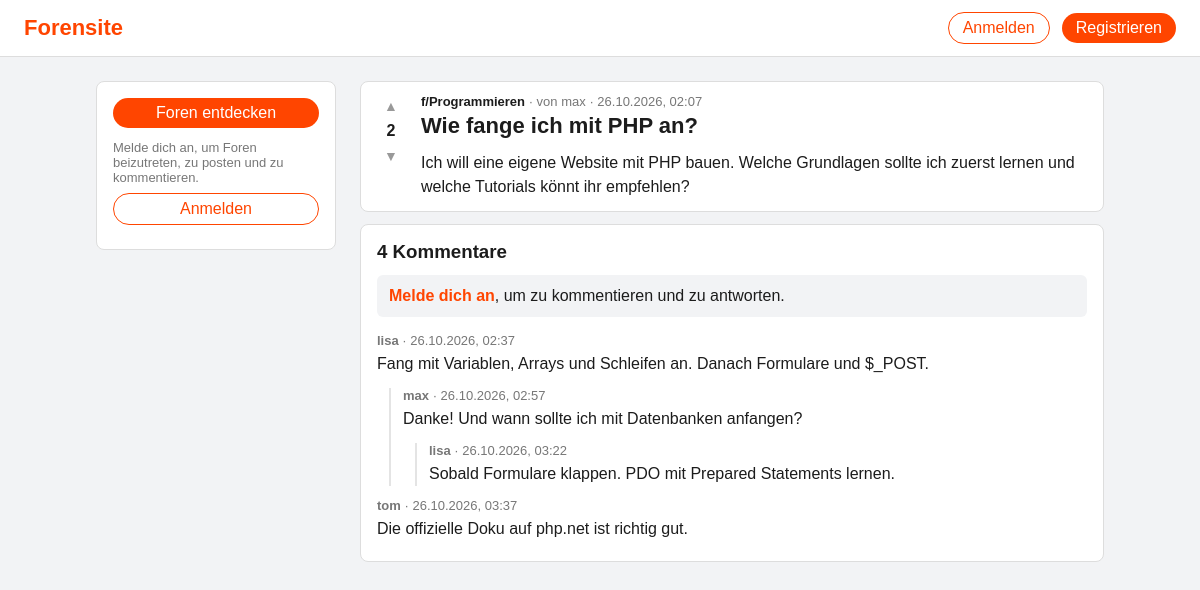
The page /post.php?id=1 on the database its author committed.
### tables this page shows
CREATE TABLE posts (
    id         INT UNSIGNED NOT NULL AUTO_INCREMENT,
    forum_id   INT UNSIGNED NOT NULL,
    user_id    INT UNSIGNED NOT NULL,
    title      VARCHAR(200) NOT NULL,
    body       TEXT         NOT NULL,
    image_path VARCHAR(255) NULL,    
    created_at DATETIME     NOT NULL DEFAULT CURRENT_TIMESTAMP,
    updated_at DATETIME     NULL ON UPDATE CURRENT_TIMESTAMP,
    PRIMARY KEY (id),
    KEY user_id (user_id),
    KEY idx_posts_forum_created (forum_id, created_at),
    FOREIGN KEY (forum_id) REFERENCES forums (id) ON DELETE CASCADE,
    FOREIGN KEY (user_id)  REFERENCES users (id)  ON DELETE CASCADE
);

CREATE TABLE forums (
    id          INT UNSIGNED NOT NULL AUTO_INCREMENT,
    name        VARCHAR(50)  NOT NULL,
    description TEXT         NULL,
    created_by  INT UNSIGNED NULL,    
    created_at  DATETIME     NOT NULL DEFAULT CURRENT_TIMESTAMP,
    PRIMARY KEY (id),
    UNIQUE KEY name (name),           
    KEY created_by (created_by),
    FOREIGN KEY (created_by) REFERENCES users (id) ON DELETE SET NULL
);

CREATE TABLE users (
    id            INT UNSIGNED NOT NULL AUTO_INCREMENT,
    username      VARCHAR(30)  NOT NULL,
    email         VARCHAR(255) NOT NULL,
    password_hash VARCHAR(255) NOT NULL,
    created_at    DATETIME     NOT NULL DEFAULT CURRENT_TIMESTAMP,
    PRIMARY KEY (id),
    UNIQUE KEY username (username),
    UNIQUE KEY email (email)
);

CREATE TABLE comments (
    id         INT UNSIGNED NOT NULL AUTO_INCREMENT,
    post_id    INT UNSIGNED NOT NULL,
    user_id    INT UNSIGNED NOT NULL,
    parent_id  INT UNSIGNED NULL,    
    body       TEXT         NOT NULL,
    created_at DATETIME     NOT NULL DEFAULT CURRENT_TIMESTAMP,
    PRIMARY KEY (id),
    KEY post_id (post_id),
    KEY user_id (user_id),
    KEY parent_id (parent_id),
    FOREIGN KEY (post_id)   REFERENCES posts (id)    ON DELETE CASCADE,
    FOREIGN KEY (user_id)   REFERENCES users (id)    ON DELETE CASCADE,
    FOREIGN KEY (parent_id) REFERENCES comments (id) ON DELETE CASCADE
);

### includes/init.php (called while the page is built, shortened)
<?php
$user = null;
function getPosts(PDO $pdo, string $where, array $params, ?int $userId): array
{
    $stmt = $pdo->prepare("
        SELECT p.id, p.title, p.body, p.image_path, p.created_at,
               f.name AS forum, u.username AS author, p.user_id AS author_id,
               COALESCE((SELECT SUM(v.value) FROM votes v WHERE v.post_id = p.id), 0) AS score,
               (SELECT v.value FROM votes v WHERE v.post_id = p.id AND v.user_id = ?) AS my_vote,
               (SELECT COUNT(*) FROM comments c WHERE c.post_id = p.id) AS comments
        FROM posts p
        JOIN forums f ON f.id = p.forum_id
        JOIN users u ON u.id = p.user_id
        WHERE $where
        ORDER BY score DESC, p.created_at DESC
    ");
    $stmt->execute(array_merge([$userId], $params));
    return $stmt->fetchAll();
}
function formatDate(string $datetime): string
{
    return date('d.m.Y, H:i', strtotime($datetime));
}

### post.php (the view, shortened to what this page needs)
<?php
require __DIR__ . '/includes/init.php';
$postId = (int) ($_GET['id'] ?? 0);
$posts  = getPosts($pdo, 'p.id = ?', [$postId], $user['id'] ?? null);
$post   = $posts[0] ?? null;
    ?>
    <?php
$error     = null;
$errorFor  = null;
$oldBody   = '';
$stmt = $pdo->prepare('
    SELECT c.id, c.parent_id, c.body, c.created_at, u.username AS author
    FROM comments c
    JOIN users u ON u.id = c.user_id
    WHERE c.post_id = ?
    ORDER BY c.created_at
');
$stmt->execute([$post['id']]);
$children = [];
foreach ($stmt->fetchAll() as $comment) {
    $children[$comment['parent_id'] ?? ''][] = $comment;
}
    ?>
    <?php
function renderComments(array $children, string $parentKey, int $postId, string $csrf, ?string $error, $errorFor, string $oldBody, bool $loggedIn): void
{
    foreach ($children[$parentKey] ?? [] as $comment) {
        ?>
        <div class="comment" id="comment-<?= $comment['id'] ?>">
            <p class="meta">
                <a href="profile.php?name=<?= urlencode($comment['author']) ?>" class="user-link"><strong><?= htmlspecialchars($comment['author']) ?></strong></a> · <?= formatDate($comment['created_at']) ?>
            </p>
            <p class="comment-body"><?= nl2br(htmlspecialchars($comment['body'])) ?></p>
            <?php if (!empty($children[$comment['id']])): ?>
                <div class="replies">
                    <?php renderComments($children, (string) $comment['id'], $postId, $csrf, $error, $errorFor, $oldBody, $loggedIn); ?>
                </div>
            <?php endif; ?>
        </div>
        <?php
    }
}
require __DIR__ . '/includes/header.php';
?>
    <div class="layout">
        <?php require __DIR__ . '/includes/sidebar.php'; ?>
        <main class="feed">
            <article class="post post-full" id="post-<?= $post['id'] ?>">
                <?php $voteNext = 'post.php?id=' . $post['id']; require __DIR__ . '/includes/vote_box.php'; ?>
                <div class="post-content">
                    <p class="meta">
                        <a href="forum.php?name=<?= urlencode($post['forum']) ?>" class="forum-link">f/<?= htmlspecialchars($post['forum']) ?></a>
                        · von <a href="profile.php?name=<?= urlencode($post['author']) ?>" class="user-link"><?= htmlspecialchars($post['author']) ?></a> · <?= formatDate($post['created_at']) ?>
                    </p>
                    <h1><?= htmlspecialchars($post['title']) ?></h1>
                    <div class="post-body"><?= nl2br(htmlspecialchars($post['body'])) ?></div>
                </div>
            </article>
            <section class="comments" id="comments">
                <h3><?= $post['comments'] ?> Kommentare</h3>
                <?php if ($user): ?>
                    <?php commentForm($post['id'], null, $_SESSION['csrf'], $errorFor === 'post' ? $error : null, $errorFor === 'post' ? $oldBody : ''); ?>
                <?php else: ?>
                    <p class="login-hint">
                        <a href="login.php?next=<?= urlencode('post.php?id=' . $post['id']) ?>">Melde dich an</a>, um zu kommentieren und zu antworten.
                    </p>
                <?php endif; ?>
                <?php if (empty($children[''])): ?>
                    <p class="meta">Noch keine Kommentare. Schreib den ersten!</p>
                <?php else: ?>
                    <?php renderComments($children, '', $post['id'], $_SESSION['csrf'], $error, $errorFor, $oldBody, $user !== null); ?>
                <?php endif; ?>
            </section>
        </main>
    </div>
</body>
</html>

### assets/css/style.css (style rules this page uses)
* { box-sizing: border-box; }
body { margin: 0; font-family: Arial, Helvetica, sans-serif; background: #f2f3f5; color: #1c1c1c; }
a { color: inherit; text-decoration: none; }
.post { display: flex; gap: 16px; padding: 12px 16px; margin-bottom: 12px; background: #fff; border: 1px solid #ddd; border-radius: 8px; }
.meta { margin: 0; font-size: 13px; color: #777; }
.layout { display: grid; grid-template-columns: 240px 1fr; gap: 24px; max-width: 1040px; margin: 24px auto; padding: 0 16px; }
.forum-link { font-weight: bold; color: #1c1c1c; }
.post-content { flex: 1; min-width: 0; }
.post-full h1 { margin: 4px 0 12px; font-size: 22px; }
.post-body, .comment-body { line-height: 1.5; overflow-wrap: anywhere; }
.comments { padding: 16px; background: #fff; border: 1px solid #ddd; border-radius: 8px; }
.comments h3 { margin: 0 0 12px; }
.comment { margin-top: 12px; }
.comment-body { margin: 4px 0; }
.replies { margin-left: 12px; padding-left: 12px; border-left: 2px solid #e4e4e4; }
.auth-switch a, .login-hint a { color: #ff4500; font-weight: bold; }
.login-hint { padding: 12px; margin: 0 0 16px; border-radius: 6px; background: #f2f3f5; }

### rows shown on the page
posts: forum.name "Programmieren", user.username "max", created_at "26.10.2026, 02:07", title "Wie fange ich mit PHP an?", body "Ich will eine eigene Website mit PHP bauen. Welche Grundlagen sollte ich zuerst lernen und welche Tutorials könnt ihr empfehlen?"
comments: user.username "lisa", created_at "26.10.2026, 02:37", body "Fang mit Variablen, Arrays und Schleifen an. Danach Formulare und $_POST."
comments: user.username "max", created_at "26.10.2026, 02:57", body "Danke! Und wann sollte ich mit Datenbanken anfangen?"
comments: user.username "lisa", created_at "26.10.2026, 03:22", body "Sobald Formulare klappen. PDO mit Prepared Statements lernen."
comments: user.username "tom", created_at "26.10.2026, 03:37", body "Die offizielle Doku auf php.net ist richtig gut."

### other values the page prints
$post['score'] "2"
$post['comments'] "4"
